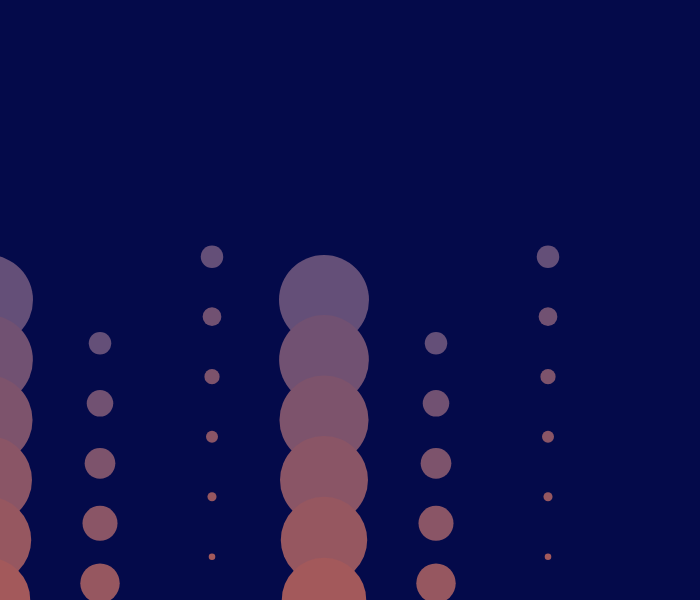
Frame 1 (no input)
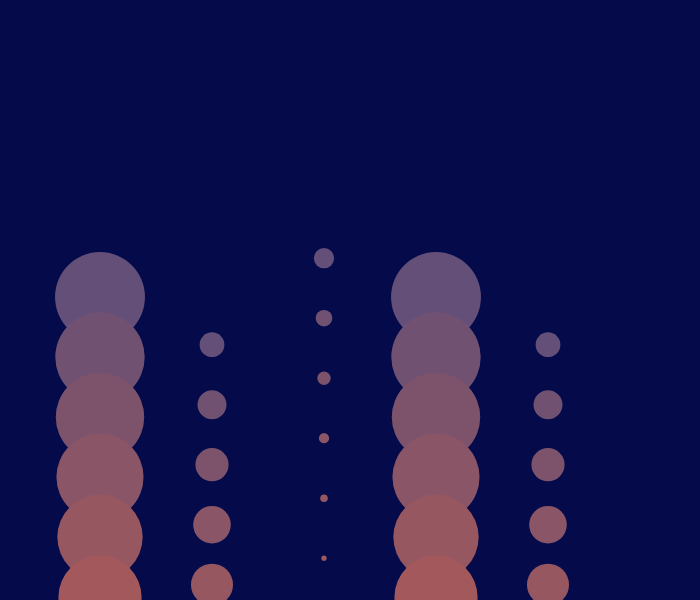
Frame 60 (no input)
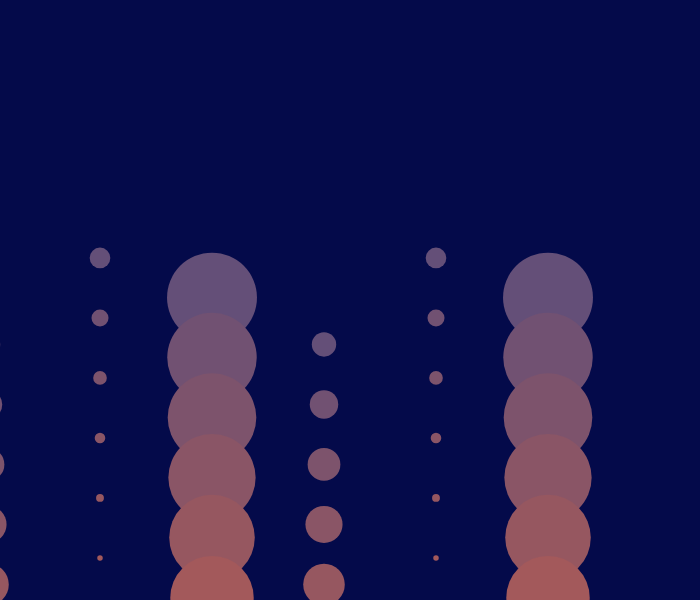
Frame 120 (the mouse pressed at the canvas centre since frame 60)

The p5.js sketch that drew these frames (run headless with seeded random() and noise() and a simulated clock; from frame 60 on, the mouse is pressed at the canvas centre):

// p5.js sketch
// ── sketch.js
let phase, speed, maxCircleSize, numRows, numCols, numStrands, colorA, colorB;
//*********************
//changed size
function setup() {
	createCanvas(700, 600);

	noStroke();

  //**********
  // speed faster
	phase = 0;
	speed = 0.07;
	maxCircleSize = 90;

	numRows = 10;
  //**************************
  // Less cols
	numCols = 6;
	numStrands = 1;

  //***********
  // Less red, less blue(ColorA)
  // Less green, less blue(ColorB)
	colorA = color(100, 79, 120);
	colorB = color(226, 99,61);
}

function draw() {
  //*************************
  //more blue
	background(4, 10, 74);

	for(let strand = 0; strand < numStrands; strand += 1) {
		for(let col = 0; col < numCols; col += 1) {
			for(let row = 0; row < numRows; row += 1) {
				
				let strandPhase = phase + map(strand, 0, numStrands, 0, TWO_PI);
				
				let colOffset = map(col, 3, numCols, 0, TWO_PI);
				let x = map(col, 1, numCols, 100, width - 40);
				let y = height/2 + row * 60 + sin(strandPhase + colOffset) * 50;
				
				let sizeOffset = (cos(strandPhase - (row / numRows) + colOffset) + 1) * 0.5;
				
				let circleSize = sizeOffset * maxCircleSize;

				fill(lerpColor(colorA, colorB, row / numRows));
				ellipse(x, y, circleSize, circleSize);
			}
		}
	}

	phase = frameCount * speed;
}
